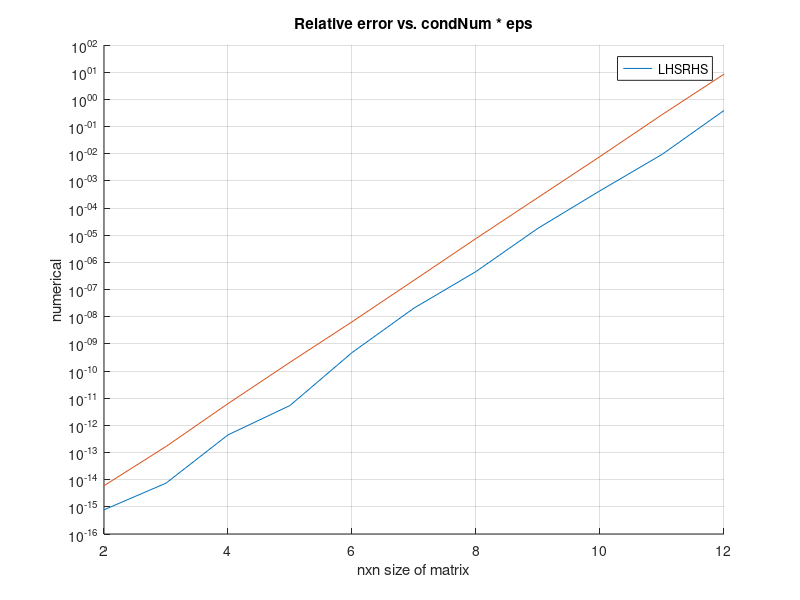

Source code (MATLAB):
lhsrhsMatrix = 3*12;
deltasMatrix = 2*12;
format long


for i = 2:12
    % Generate hilbert matrix given A.
    A = hilb(i);
    
    % Solve for x_num and x_tilde
    x = ones(i,1);
    b = A*x;
    x_num = A\b;
    x_tilde = x_num - x;

    % Left hand side (max-norm(x_tilde)/max-norm(x))
    LHS = norm(x_tilde,inf) / norm(x,inf);
    
    % Right hand side (condition number * machine epsilon)
    RHS = cond(A,inf) * eps;
    
    % Maximum norm of error (Note: This is the same as LHS)
    deltaN = norm(x - x_num, inf);
    
    % Populating the rows of our matrices
    lhsrhsMatrix(i,1) = i;
    lhsrhsMatrix(i,2) = LHS;
    lhsrhsMatrix(i,3) = RHS;
    deltasMatrix(i,1) = i;
    deltasMatrix(i,2) = deltaN;
end


% Setting up for plotting
LHScolumn = lhsrhsMatrix(:,2);
RHScolumn = lhsrhsMatrix(:,3);
deltascolumn = deltasMatrix(:,2);

% Displaying numerical values for left hand and right hand sides.
disp(LHScolumn(2:end));
disp(RHScolumn(2:end));
disp(deltascolumn(2:end));

% Setting titles
title('Relative error vs. condNum * eps');
xlabel('nxn size of matrix');
ylabel('numerical');

% Plotting the elements we want to see
hold on
plot1 = plot(LHScolumn);
plot2 = plot(RHScolumn);
plotLabel1 = "LHS";
plotLabel2 = "RHS";
legend([plot1,plot2], [plotLabel1, plotLabel2]);
grid on

% Setting x-axis and y-axis limits and setting y-axis to log scale.
xlim([2 12]);
ylim([1e-16 1e+2]);
set(gca, 'YScale', 'log');


